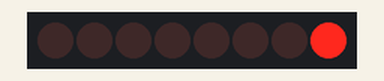
This sketch was run on a simulated Arduino Uno, built with avr-gcc and run on an emulated ATmega328P. Shown: 8 shift-register outputs drawn as a row of LEDs (first output left, lit = HIGH). Wiring (inferred from the names in the program): shift register (74HC595): data pin 2; shift clock pin 4; latch pin 3. Wiring (inferred from the signals the program sends): row of LEDs: on Q0, Q1, Q2, Q3, Q4, Q5, Q6, Q7.

Above: at 0.2 s.
At 1.2 s:
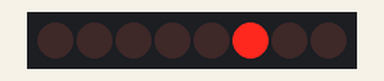
At 1.7 s:
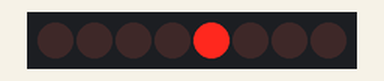
At 2.2 s:
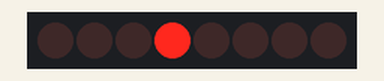
At 3.2 s:
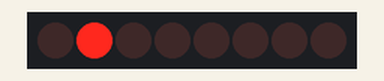
At 4.7 s:
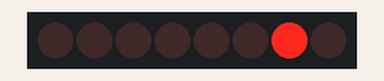
Timing chart, 0 to 5.2 s (numbered marks = the images above):
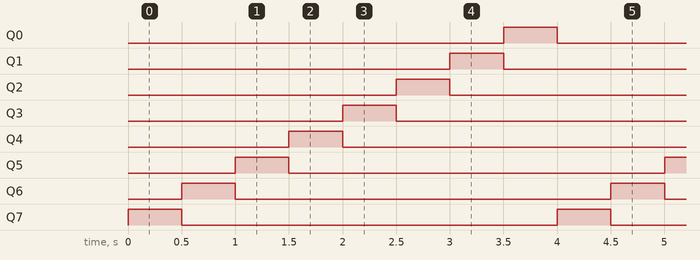

The sketch:

74HC595_leds.ino
```cpp
/*
 * Lights up 8 LEDs (one at a time)
 */

#define SER 2
#define LATCH 3
#define SRCLK 4

byte leds;

void setup() {
  pinMode(SER, OUTPUT);
  pinMode(LATCH, OUTPUT);
  pinMode(SRCLK, OUTPUT);
}

  void loop() {
  for (int i=0; i<8; i++) {
    leds = 0;
    bitSet(leds, i);
    updateShiftRegister();
    delay(500);
  }
}

void updateShiftRegister() {
  digitalWrite(LATCH, LOW);
  shiftOut(SER, SRCLK, LSBFIRST, leds);
  digitalWrite(LATCH, HIGH);
}
```

Measured:
- by itself, Q0–7: alternates HIGH for 0.50 s and LOW for 3.5 s
- by itself, everything shown: repeats every 4.0 s, in 8 steps
